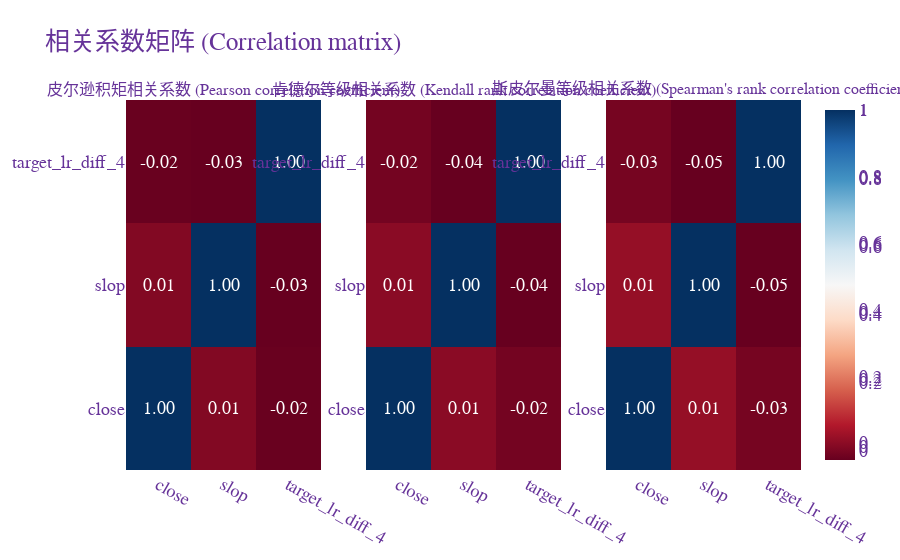

Notebook source saved alongside this figure:
### Code cell
import talib

# slope
df['slop'] = talib.LINEARREG_SLOPE(df['close'].values, timeperiod=4)

tmp = df.dropna()
adf_check(tmp['slop'], trend="c", pv_check=0.05, show=True)

print(tmp['slop'].head(30))

check = tmp[['close', 'slop', 'target_lr_diff_4']]
corr(check)

### Figure 1 — Plotly figure (JSON) as saved in the notebook; plotly's stock layout.template omitted (floating-point values rounded to 4 significant figures)
{"data": [{"colorscale": [[0, "rgb(103,0,31)"], [0.1, "rgb(178,24,43)"], [0.2, "rgb(214,96,77)"], [0.3, "rgb(244,165,130)"], [0.4, "rgb(253,219,199)"], [0.5, "rgb(247,247,247)"], [0.6, "rgb(209,229,240)"], [0.7, "rgb(146,197,222)"], [0.8, "rgb(67,147,195)"], [0.9, "rgb(33,102,172)"], [1, "rgb(5,48,97)"]], "text": [[1, 0.01047, -0.02379], [0.01047, 1, -0.02597], [-0.02379, -0.02597, 1]], "texttemplate": "%{text:.2f}", "type": "heatmap", "x": ["close", "slop", "target_lr_diff_4"], "xaxis": "x", "y": ["close", "slop", "target_lr_diff_4"], "yaxis": "y", "z": [[1, 0.01047, -0.02379], [0.01047, 1, -0.02597], [-0.02379, -0.02597, 1]]}, {"colorscale": [[0, "rgb(103,0,31)"], [0.1, "rgb(178,24,43)"], [0.2, "rgb(214,96,77)"], [0.3, "rgb(244,165,130)"], [0.4, "rgb(253,219,199)"], [0.5, "rgb(247,247,247)"], [0.6, "rgb(209,229,240)"], [0.7, "rgb(146,197,222)"], [0.8, "rgb(67,147,195)"], [0.9, "rgb(33,102,172)"], [1, "rgb(5,48,97)"]], "text": [[1, 0.009611, -0.02028], [0.009611, 1, -0.03843], [-0.02028, -0.03843, 1]], "texttemplate": "%{text:.2f}", "type": "heatmap", "x": ["close", "slop", "target_lr_diff_4"], "xaxis": "x2", "y": ["close", "slop", "target_lr_diff_4"], "yaxis": "y2", "z": [[1, 0.009611, -0.02028], [0.009611, 1, -0.03843], [-0.02028, -0.03843, 1]]}, {"colorscale": [[0, "rgb(103,0,31)"], [0.1, "rgb(178,24,43)"], [0.2, "rgb(214,96,77)"], [0.3, "rgb(244,165,130)"], [0.4, "rgb(253,219,199)"], [0.5, "rgb(247,247,247)"], [0.6, "rgb(209,229,240)"], [0.7, "rgb(146,197,222)"], [0.8, "rgb(67,147,195)"], [0.9, "rgb(33,102,172)"], [1, "rgb(5,48,97)"]], "text": [[1, 0.01288, -0.03033], [0.01288, 1, -0.05156], [-0.03033, -0.05156, 1]], "texttemplate": "%{text:.2f}", "type": "heatmap", "x": ["close", "slop", "target_lr_diff_4"], "xaxis": "x3", "y": ["close", "slop", "target_lr_diff_4"], "yaxis": "y3", "z": [[1, 0.01288, -0.03033], [0.01288, 1, -0.05156], [-0.03033, -0.05156, 1]]}], "layout": {"annotations": [{"font": {"size": 16}, "showarrow": false, "text": "皮尔逊积矩相关系数 (Pearson correlation coefficient)", "x": 0.1444, "xanchor": "center", "xref": "paper", "y": 1, "yanchor": "bottom", "yref": "paper"}, {"font": {"size": 16}, "showarrow": false, "text": "肯德尔等级相关系数 (Kendall rank correlation coefficient)", "x": 0.5, "xanchor": "center", "xref": "paper", "y": 1, "yanchor": "bottom", "yref": "paper"}, {"font": {"size": 16}, "showarrow": false, "text": "斯皮尔曼等级相关系数 (Spearman's rank correlation coefficient)", "x": 0.8556, "xanchor": "center", "xref": "paper", "y": 1, "yanchor": "bottom", "yref": "paper"}], "font": {"color": "RebeccaPurple", "family": "Courier New, monospace", "size": 18}, "title": {"text": "相关系数矩阵 (Correlation matrix)"}, "xaxis": {"anchor": "y", "domain": [0, 0.2889]}, "xaxis2": {"anchor": "y2", "domain": [0.3556, 0.6444]}, "xaxis3": {"anchor": "y3", "domain": [0.7111, 1]}, "yaxis": {"anchor": "x", "domain": [0, 1]}, "yaxis2": {"anchor": "x2", "domain": [0, 1]}, "yaxis3": {"anchor": "x3", "domain": [0, 1]}}}
